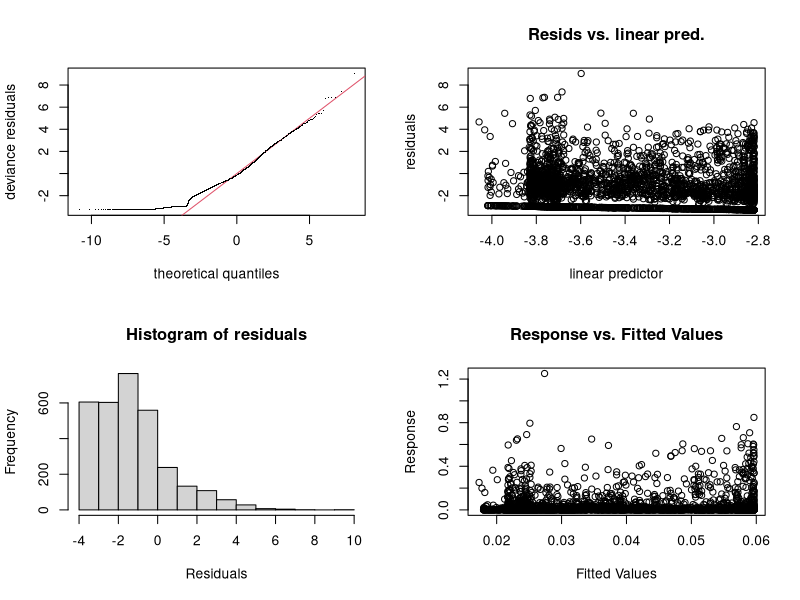
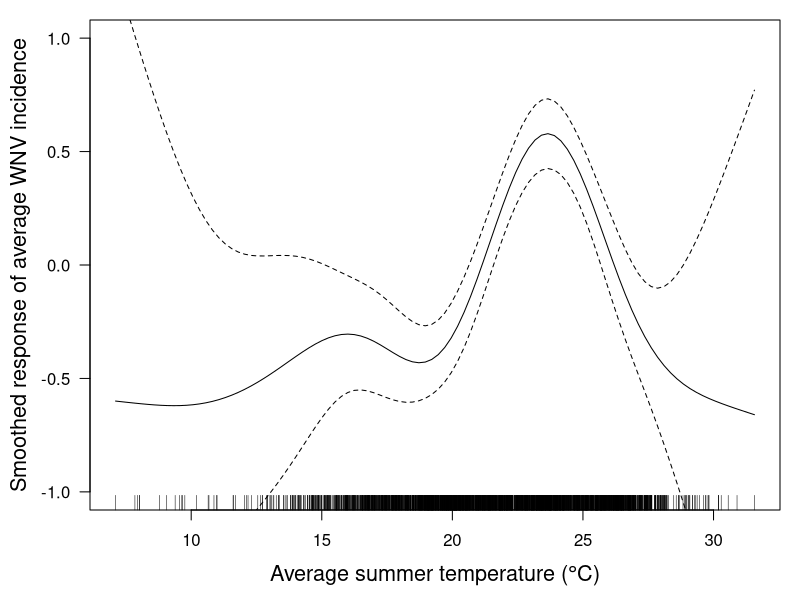
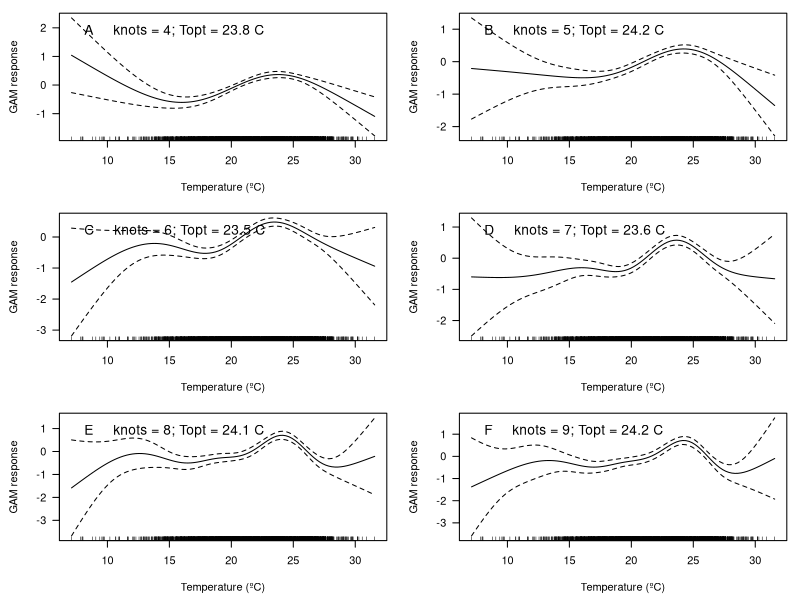
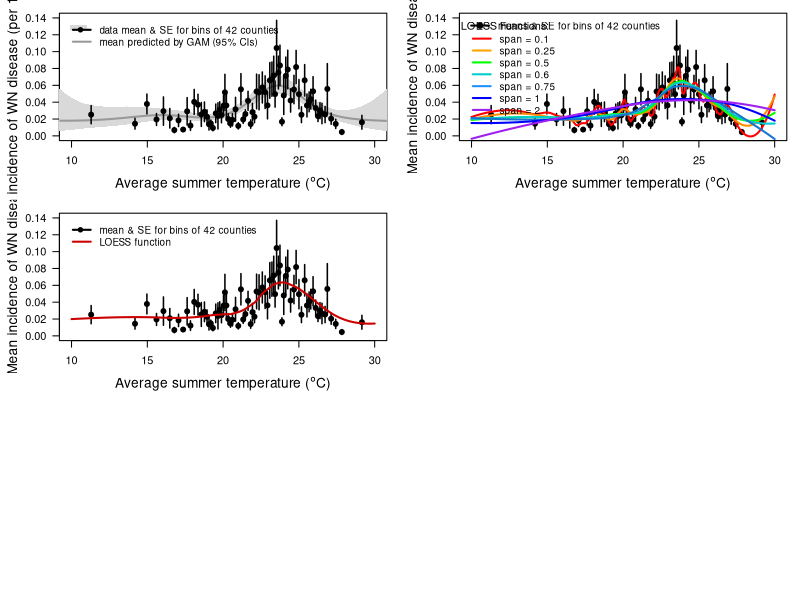

Recreate these plots in R, in order.
## Marta Shocket, Stanford University / UCLA, marta.shocket@gmail.com
## Updated August 2020
##
## Purpose: Fit GAM and LOESS models for mean WNV incidence as a function of mean summer temperature
##          
##
## Contents: 1) Set-up,load packages, get data, etc.
##           2) Calculate bins of counties for plotting
##           3) Fit GAMs + plot Figure 8 + Figure S24
##           4) Fit LOESS models + plot Figures S25 and S26
##           5) Calculate proportion of counties/population above and belove optimum


##########
###### 1. Set up workspace, load packages, get data, etc.
##########

# Load library
require(mgcv)

# Set working directory
setwd("~/WNV Case Data")

# Read in WNV case data
wnv.data <- read.csv("countiesnew_monthlytemps.csv")


##########
###### 2. Calculate bins of counties for plotting
##########

# Order counties by average summer temperature
wnv.data.order <- wnv.data[order(wnv.data$tmp),]

# Set bin size and create dataframe for output
bin.size <- 42
out.length <- as.integer(nrow(wnv.data)/bin.size)
temp.eqbin.inc.out.q <- data.frame(bin.meantemp = numeric(out.length), number.points = numeric(out.length), mean.inc = numeric(out.length),
                                   max.inc = numeric(out.length),  med.inc = numeric(out.length), inc.lower = numeric(out.length),  inc.upper = numeric(out.length))

# Loop through & calculate the mean, max, and median incidince for each bin
for(i in 1:(out.length)){
  index.begin <- 1 + bin.size*(i-1)
  index.end <- bin.size + bin.size*(i-1)
  data.sub <- wnv.data.order[index.begin:index.end, ]
  temp.eqbin.inc.out.q$bin.meantemp[i] <- mean(data.sub$tmp)
  temp.eqbin.inc.out.q$mean.inc[i] <- mean(data.sub$Timeadjsum)
  temp.eqbin.inc.out.q$max.inc[i] <- max(data.sub$Timeadjsum)
  temp.eqbin.inc.out.q$med.inc[i] <- median(data.sub$Timeadjsum)
  temp.eqbin.inc.out.q$inc.lower[i] <- mean(data.sub$Timeadjsum) - sd(data.sub$Timeadjsum)/sqrt(nrow(data.sub))
  temp.eqbin.inc.out.q$inc.upper[i] <- mean(data.sub$Timeadjsum) + sd(data.sub$Timeadjsum)/sqrt(nrow(data.sub))
  temp.eqbin.inc.out.q$number.points[i] <- nrow(data.sub)  
}

# Re-do last loop to include remainder data points
index.begin <- 1 + bin.size*(out.length-1)
index.end <- 3109
data.sub <- wnv.data.order[index.begin:index.end, ]
temp.eqbin.inc.out.q$bin.meantemp[out.length] <- mean(data.sub$tmp)
temp.eqbin.inc.out.q$mean.inc[out.length] <- mean(data.sub$Timeadjsum)
temp.eqbin.inc.out.q$max.inc[out.length] <- max(data.sub$Timeadjsum)
temp.eqbin.inc.out.q$med.inc[out.length] <- median(data.sub$Timeadjsum)
temp.eqbin.inc.out.q$inc.lower[out.length] <- mean(data.sub$Timeadjsum) - sd(data.sub$Timeadjsum)/sqrt(nrow(data.sub))
temp.eqbin.inc.out.q$inc.upper[out.length] <- mean(data.sub$Timeadjsum) + sd(data.sub$Timeadjsum)/sqrt(nrow(data.sub))
temp.eqbin.inc.out.q$number.points[out.length] <- nrow(data.sub) 


##########
###### 3. Fit GAMs+ plot Figure 8 + Figure S24
##########

# Fit GAMs with varying numbers of knots
gam.k3 <- gam((Timeadjsum + 0.0001) ~ s(tmp, k = 3), data = wnv.data.order, method = "REML", family = Gamma(link="log"))
gam.k4 <- gam((Timeadjsum + 0.0001) ~ s(tmp, k = 4), data = wnv.data.order, method = "REML", family = Gamma(link="log"))
gam.k5 <- gam((Timeadjsum + 0.0001) ~ s(tmp, k = 5), data = wnv.data.order, method = "REML", family = Gamma(link="log"))
gam.k6 <- gam((Timeadjsum + 0.0001) ~ s(tmp, k = 6), data = wnv.data.order, method = "REML", family = Gamma(link="log"))
gam.k7 <- gam((Timeadjsum + 0.0001) ~ s(tmp, k = 7), data = wnv.data.order, method = "REML", family = Gamma(link="log"))
gam.k8 <- gam((Timeadjsum + 0.0001) ~ s(tmp, k = 8), data = wnv.data.order, method = "REML", family = Gamma(link="log"))
gam.k9 <- gam((Timeadjsum + 0.0001) ~ s(tmp, k = 9), data = wnv.data.order, method = "REML", family = Gamma(link="log"))
gam.k10 <- gam((Timeadjsum + 0.0001) ~ s(tmp, k = 10), data = wnv.data.order, method = "REML", family = Gamma(link="log"))
gam.k11 <- gam((Timeadjsum + 0.0001) ~ s(tmp, k = 11), data = wnv.data.order, method = "REML", family = Gamma(link="log"))

# Summary and diagnostics of best model
summary(gam.k7)
gam.check(gam.k7)

# Plot spline from best model
par(mfrow = c(1,1), mar = c(4.5, 4.5, 1, 1), oma = c(0, 0, 0, 0), las = 1)
plot(gam.k7, xlab = expression(paste("Average summer temperature (",degree,"C)")), 
     ylab = "Smoothed response of average WNV incidence", ylim = c(-1,1),
     cex.lab = 1.3)

# Figure S24
par(mfrow = c(3,2))
plot(gam.k4, xlab = "Temperature (ºC)", ylab = "GAM response")
legend("topleft", bty = "n", legend = "A     knots = 4; Topt = 23.8 C", cex = 1.25)
plot(gam.k5, xlab = "Temperature (ºC)", ylab = "GAM response")
legend("topleft", bty = "n", legend = "B     knots = 5; Topt = 24.2 C", cex = 1.25)
plot(gam.k6, xlab = "Temperature (ºC)", ylab = "GAM response")
legend("topleft", bty = "n", legend = "C     knots = 6; Topt = 23.5 C", cex = 1.25)
plot(gam.k7, xlab = "Temperature (ºC)", ylab = "GAM response")
legend("topleft", bty = "n", legend = "D     knots = 7; Topt = 23.6 C", cex = 1.25)
plot(gam.k8, xlab = "Temperature (ºC)", ylab = "GAM response")
legend("topleft", bty = "n", legend = "E     knots = 8; Topt = 24.1 C", cex = 1.25)
plot(gam.k9, xlab = "Temperature (ºC)", ylab = "GAM response")
legend("topleft", bty = "n", legend = "F     knots = 9; Topt = 24.2 C", cex = 1.25)

# Calculate predicted values from GAM with 7 knots
gam.k7.predict <- predict(gam.k7, se.fit = TRUE, type = "link") #makes model predictions on the link scale, plus standard errors
gam.k7.fitted.mean.value <- exp(gam.k7.predict$fit)
gam.k7.fitted.95CI.upper <- exp(gam.k7.predict $fit + 1.96*gam.k7.predict$se.fit) #upper 95% confidence interval, based on the standard error
gam.k7.fitted.95CI.lower <- exp(gam.k7.predict $fit - 1.96*gam.k7.predict$se.fit) #lower 95% confidence interval, based on the standard error

# Figure 8 - Plot mean incidence values predicted by GAM on top of binned incidence data
plot(mean.inc ~ bin.meantemp, data = temp.eqbin.inc.out.q, xlim = c(10,30), ylim = c(0, 0.14), pch = 19, col = "white",
     ylab = "Mean incidence of WN disease (per 1000 people)", xlab = expression(paste("Average summer temperature (",degree,"C)")), cex.lab = 1.25, cex.axis = 1)
polygon(c(wnv.data.order$tmp, rev(wnv.data.order$tmp)), c(gam.k7.fitted.95CI.upper, rev(gam.k7.fitted.95CI.lower)), col = "grey85", border = NA)
lines(wnv.data.order$tmp, gam.k7.fitted.mean.value, lwd = 2, col = "grey60")
arrows(temp.eqbin.inc.out.q$bin.meantemp, temp.eqbin.inc.out.q$inc.lower, temp.eqbin.inc.out.q$bin.meantemp,
       temp.eqbin.inc.out.q$inc.upper, length = 0, lwd = 1.5)
points(mean.inc ~ bin.meantemp, data = temp.eqbin.inc.out.q, pch = 19)

polygon(c(9.9, 11, 11, 9.9), c(0.126, 0.126, 0.131, 0.131), col = "grey85", border = NA)
legend(x = 10, y = 0.14, col = c("black", "grey60"), pch = c(19, 26), bty = "n", cex = 0.9,
       legend = c("", ""))
legend(x = 9.5, y = 0.14, col = c("black", "grey60"), lwd = 2, bty = "n", cex = 0.9,
       legend = c("data mean & SE for bins of 42 counties", "mean predicted by GAM (95% CIs)"))


##########
###### 4. Fit LOESS models
##########

#### LOESS fits
loessMod10 <- loess(Timeadjsum ~ tmp, data=wnv.data, span=0.10)
loessMod25 <- loess(Timeadjsum ~ tmp, data=wnv.data, span=0.25)
loessMod50 <- loess(Timeadjsum ~ tmp, data=wnv.data, span=0.5)
loessMod60 <- loess(Timeadjsum ~ tmp, data=wnv.data, span=0.60)
loessMod75 <- loess(Timeadjsum ~ tmp, data=wnv.data, span=0.75)
loessMod100 <- loess(Timeadjsum ~ tmp, data=wnv.data, span=1)
loessMod200 <- loess(Timeadjsum ~ tmp, data=wnv.data, span=2)

# Predicted values
T.seq = seq(10,30,0.1)
smoothed10 <- predict(loessMod10, T.seq)
smoothed25 <- predict(loessMod25, T.seq)
smoothed50 <- predict(loessMod50, T.seq)
smoothed60 <- predict(loessMod60, T.seq)
smoothed75 <- predict(loessMod75, T.seq)
smoothed100 <- predict(loessMod100, T.seq)
smoothed200 <- predict(loessMod200, T.seq)

# Plot LOESS fits, Figure S25
plot(mean.inc ~ bin.meantemp, data = temp.eqbin.inc.out.q, pch = 19,  xlim = c(10,30), ylim = c(0, 0.14),
     ylab = "Mean incidence of WN disease", xlab = expression(paste("Average summer temperature (",degree,"C)")), cex.lab = 1.25, cex.axis = 1)
arrows(temp.eqbin.inc.out.q$bin.meantemp, temp.eqbin.inc.out.q$inc.lower, temp.eqbin.inc.out.q$bin.meantemp,
       temp.eqbin.inc.out.q$inc.upper, length = 0, lwd = 1.5)
lines(smoothed10, x = T.seq, col = "red", lwd = 2)
lines(smoothed25, x = T.seq, col = "darkorange", lwd = 2)
lines(smoothed50, x = T.seq, col = "green", lwd = 2)
lines(smoothed60, x = T.seq, col = "cyan3", lwd = 2)
lines(smoothed75, x = T.seq, col = "dodgerblue3", lwd = 2)
lines(smoothed100, x = T.seq, col = "blue", lwd = 2)
lines(smoothed200, x = T.seq, col = "purple", lwd = 2)
legend(x = 9.8, y = 0.145, col = c("black"), lwd = 2, bty = "n", cex = 0.9, pch = 19,
       legend = c("means & SE for bins of 42 counties"))
text(x = 12.2, y = 0.13, labels = "LOESS Functions:")
legend(x = 9.5, y = 0.1295, col = c("red", "orange", "green", "cyan3", "dodgerblue", "blue", "purple"), lwd = 2, bty = "n", cex = 0.9,
       legend = c("span = 0.1", "span = 0.25", "span = 0.5", "span = 0.6", "span = 0.75", "span = 1", "span = 2"))

# Find peak of best LOESS model
T.seq[which.max(smoothed60)]

# Plot LOESS fits, previous Figure 8
plot(mean.inc ~ bin.meantemp, data = temp.eqbin.inc.out.q, pch = 19,  xlim = c(10,30), ylim = c(0, 0.14),
     ylab = "Mean incidence of WN disease", xlab = expression(paste("Average summer temperature (",degree,"C)")), cex.lab = 1.25, cex.axis = 1)
arrows(temp.eqbin.inc.out.q$bin.meantemp, temp.eqbin.inc.out.q$inc.lower, temp.eqbin.inc.out.q$bin.meantemp,
       temp.eqbin.inc.out.q$inc.upper, length = 0, lwd = 1.5)
lines(smoothed60, x = T.seq, col = "red3", lwd = 2)
legend(x = 10, y = 0.14, col = c("black", "white"), pch = 19, bty = "n", cex = 0.9,
       legend = c("", ""))
legend(x = 9.5, y = 0.14, col = c("black", "red3"), lwd = 2, bty = "n", cex = 0.9,
       legend = c("mean & SE for bins of 42 counties", "LOESS function"))


##########
###### 5. Calculate proportion of counties/population above and belove optimum
##########

# Subset counties with observed WNV
wnv.data.pos <- wnv.data[wnv.data$Timeadjsum>0,]

# Calculate the % of all counties above and below optimum 
wnv.data.below.opt <- subset(wnv.data, tmp <= 23.9)
wnv.data.above.opt <- subset(wnv.data, tmp > 23.9)
nrow(wnv.data.below.opt)/nrow(wnv.data)
nrow(wnv.data.above.opt)/nrow(wnv.data)

# Calculate the % of all people above and below optimum 
below.opt.pop <- sum(wnv.data.below.opt$pop)
above.opt.pop <- sum(wnv.data.above.opt$pop)
below.opt.pop / (below.opt.pop + above.opt.pop)
above.opt.pop / (below.opt.pop + above.opt.pop)

# Calculate the % of WNV+ counties above and below optimum 
wnv.data.pos.below.opt <- subset(wnv.data.pos, tmp <= 23.9)
wnv.data.pos.above.opt <- subset(wnv.data.pos, tmp > 23.9)
nrow(wnv.data.pos.below.opt)/nrow(wnv.data.pos)
nrow(wnv.data.pos.above.opt)/nrow(wnv.data.pos)

# Calculate the % of people in WNV+ counties above and below optimum 
pos.below.opt.pop <- sum(wnv.data.pos.below.opt$pop)
pos.above.opt.pop <- sum(wnv.data.pos.above.opt$pop)
pos.below.opt.pop / (pos.below.opt.pop + pos.above.opt.pop)
pos.above.opt.pop / (pos.below.opt.pop + pos.above.opt.pop)